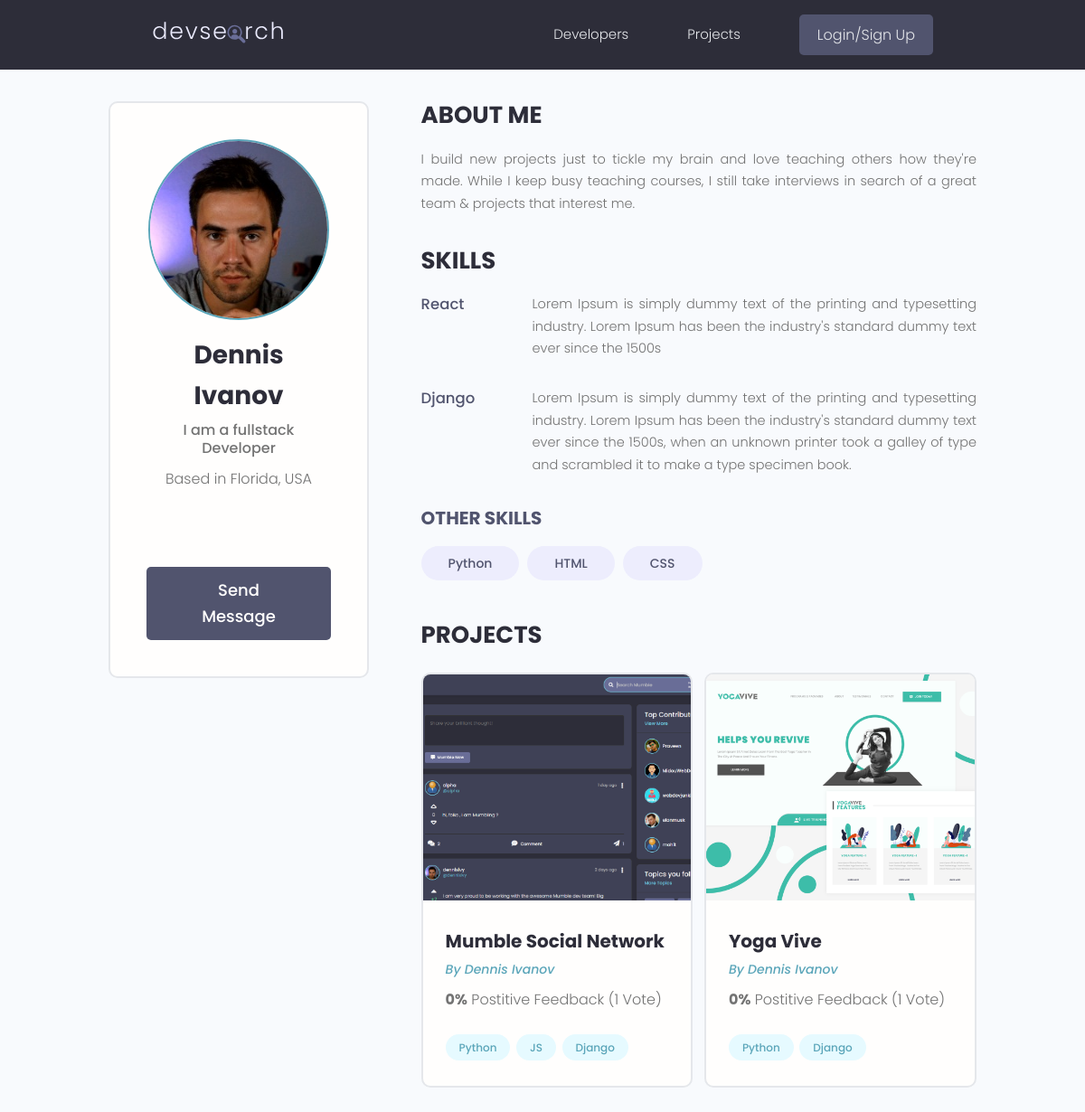
The page /profile/c7d2d223-59d8-4278-a56c-bf3ed51accc7/ on the database as committed earlier.
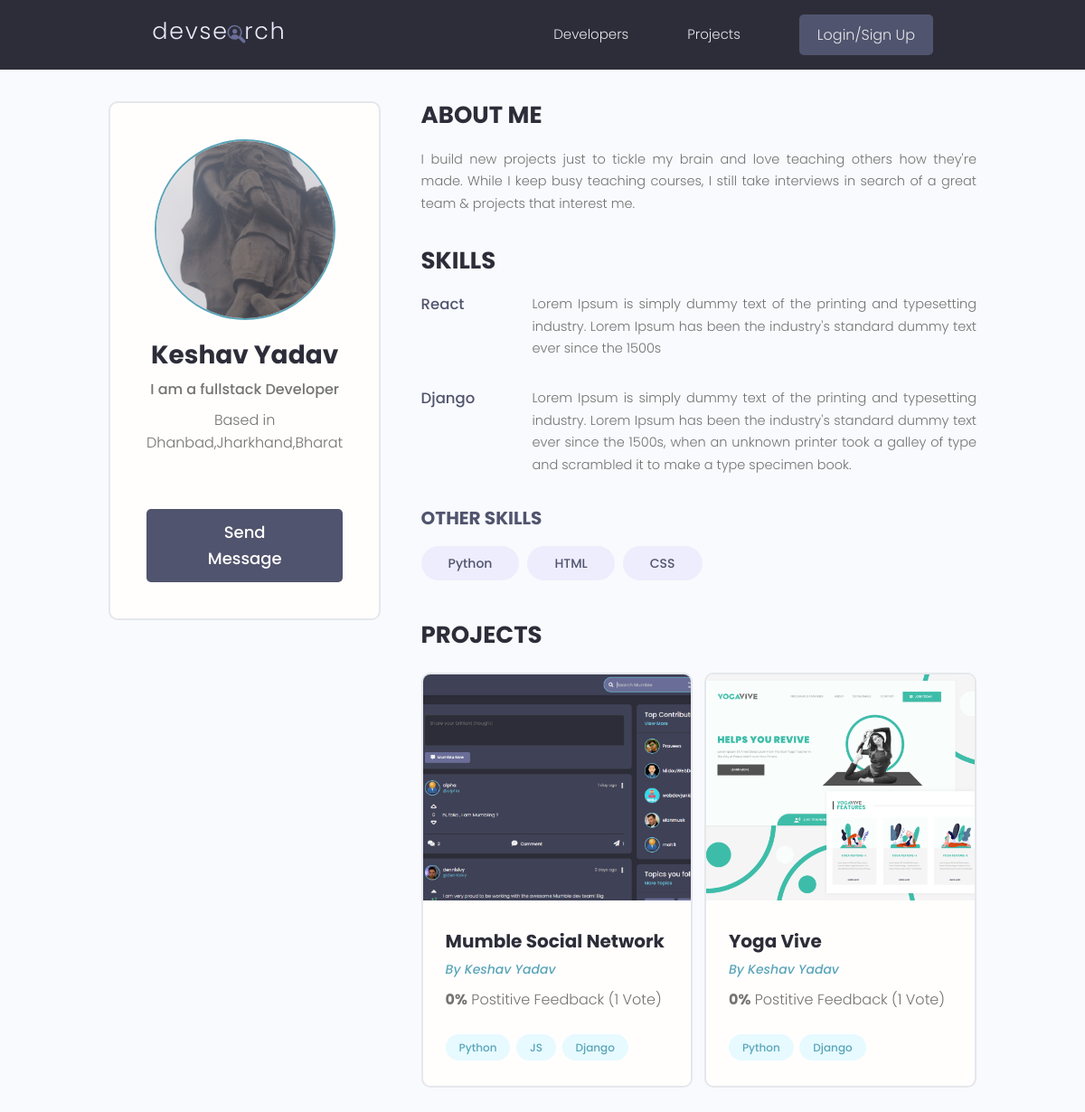
The same page on the database as committed later.
### users/models.py (models this page shows, shortened)
class Profile(models.Model):
    user = models.OneToOneField(
        User, on_delete=models.CASCADE, null=True, blank=True)
    name = models.CharField(max_length=200, blank=True, null=True)
    email = models.EmailField(max_length=500, blank=True, null=True)
    username = models.CharField(max_length=200, blank=True, null=True)
    location = models.CharField(max_length=200, blank=True, null=True)
    short_intro = models.CharField(max_length=200, blank=True, null=True)
    bio = models.TextField(blank=True, null=True)
    profile_image = models.ImageField(
        null=True, blank=True, upload_to='profiles/', default="profiles/user-default.png")
    social_github = models.CharField(max_length=200, blank=True, null=True)
    social_twitter = models.CharField(max_length=200, blank=True, null=True)
    social_linkedin = models.CharField(max_length=200, blank=True, null=True)
    social_youtube = models.CharField(max_length=200, blank=True, null=True)
    social_website = models.CharField(max_length=200, blank=True, null=True)
    created = models.DateTimeField(auto_now_add=True)
    id = models.UUIDField(default=uuid.uuid4, unique=True,
                          primary_key=True, editable=False)
    class Meta:
        ordering = ['created']
    @property
    def imageURL(self):
        try:
            url = self.profile_image.url
        except:
            url = ''
        return url

### projects/models.py (models this page shows, shortened)
class Project(models.Model):
    owner = models.ForeignKey(
        Profile, null=True, blank=True, on_delete=models.CASCADE)
    title = models.CharField(max_length=200)
    description = models.TextField(null=True, blank=True)
    featured_image = models.ImageField(
        null=True, blank=True, default="default.jpg")
    demo_link = models.CharField(max_length=2000, null=True, blank=True)
    source_link = models.CharField(max_length=2000, null=True, blank=True)
    tags = models.ManyToManyField('Tag', blank=True)
    vote_total = models.IntegerField(default=0, null=True, blank=True)
    vote_ratio = models.IntegerField(default=0, null=True, blank=True)
    created = models.DateTimeField(auto_now_add=True)
    id = models.UUIDField(default=uuid.uuid4, unique=True,
                          primary_key=True, editable=False)
    class Meta:
        ordering = ['-vote_ratio', '-vote_total', 'title']
    @property
    def imageURL(self):
        try:
            url = self.featured_image.url
        except:
            url = ''
        return url

### users/views.py (the view)
# urls.py: path('profile/<str:pk>/', views.userProfile, name="user-profile"),
def userProfile(request, pk):
    profile = Profile.objects.get(id=pk)
    topSkills = profile.skill_set.exclude(description__exact="")
    otherSkills = profile.skill_set.filter(description="")
    context = {'profile': profile, 'topSkills': topSkills,
               "otherSkills": otherSkills}
    return render(request, 'users/user-profile.html', context)

### projects/models.py (called while the page is built)
    def __str__(self):
        return self.name

### users/models.py (called while the page is built)
    def __str__(self):
        return str(self.name)

### users/templates/users/user-profile.html (shortened to what the changed rows need)
{% extends 'main.html' %}
{% block content %}
<main class="profile my-md">
    <div class="container">
        <div class="layout">
            <div class="column column--1of3">
                <div class="card text-center">
                    <div class="card__body dev">
                        <img class="avatar avatar--xl" src="{{ profile.imageURL }}" />
                        <h2 class="dev__name">{{profile.name}}</h2>
                        <p class="dev__title">{{profile.short_intro}}</p>
                        <p class="dev__location">Based in {{profile.location}}</p>
                        <ul class="dev__social">
                        </ul>
                        {% if request.user.profile.id != profile.id %}
                        <a href="{% url 'create-message' profile.id %}" class="btn btn--sub btn--lg">Send Message </a>
                        {% endif %}
                    </div>
                </div>
            </div>
            <div class="column column--2of3">
                <div class="devInfo">
                    <h3 class="devInfo__title">About Me</h3>
                    <p class="devInfo__about">{{profile.bio}}</p>
                </div>
                <div class="devInfo">
                    <div class="grid grid--two">
                        {% for project in profile.project_set.all %}
                        <div class="column">
                            <div class="card project">
                                <a href="{% url 'project' project.id %}" class="project">
                                    <img class="project__thumbnail" src="{{project.imageURL}}"
                                        alt="project thumbnail" />
                                    <div class="card__body">
                                        <h3 class="project__title">{{project.title}}</h3>
                                        <p><a class="project__author"
                                                href="{% url 'user-profile' project.owner.id %}">By
                                                {{project.owner.name}}</a>
                                        </p>
                                        <p class="project--rating">
                                            <span style="font-weight: bold;">{{project.vote_ratio}}%</span> Postitive
                                            Feedback ({{project.vote_total}} Vote{{project.vote_total|pluralize:"s"}})
                                        </p>
                                        <div class="project__tags">
                                            {% for tag in project.tags.all %}
                                            <span class="tag tag--pill tag--main">
                                                <small>{{tag}}</small>
                                            </span>
                                            {% endfor %}
                                        </div>
                                    </div>
                                </a>
                            </div>
                        </div>
                        {% endfor %}
                    </div>
                </div>
            </div>
        </div>
    </div>
</main>
{% endblock content %}

Rows that differ between the two databases and show on the page:
changed Profile "I am a fullstack Developer": imageURL: a different picture; name "Dennis Ivanov" → "Keshav Yadav"; location "Florida, USA" → "Dhanbad,Jharkhand,Bharat"
changed through a linked row, Project "Mumble Social Network": owner.name "Dennis Ivanov" → "Keshav Yadav"
changed through a linked row, Project "Yoga Vive": owner.name "Dennis Ivanov" → "Keshav Yadav"
